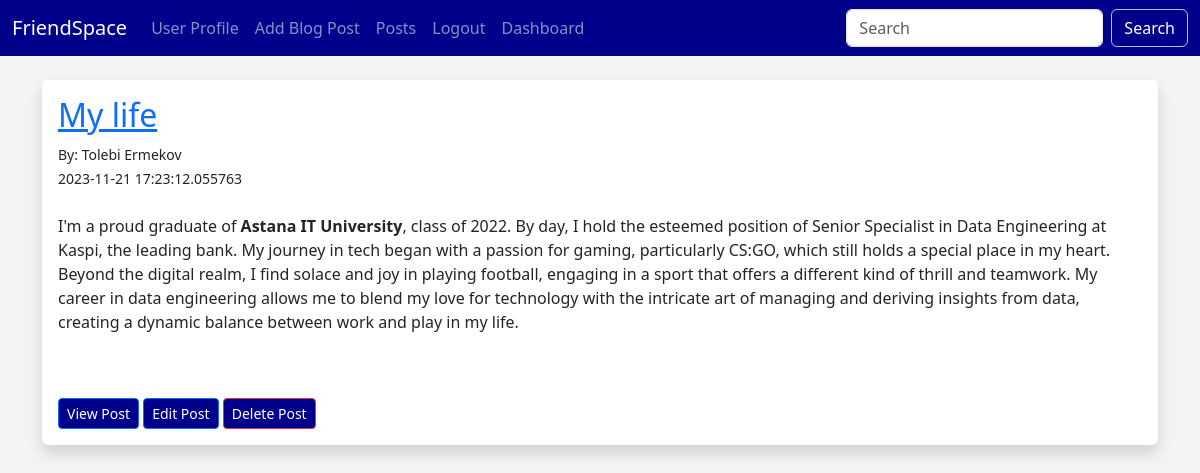
/profile (signed in), run on the app's committed database.
### flaskblog/database.py (models this page shows, shortened)
class Posts(db.Model):
    id = db.Column(db.Integer,primary_key=True)
    title = db.Column(db.String(255))
    content = db.Column(db.Text)
    date_posted = db.Column(db.DateTime,default=datetime.utcnow)
    slug = db.Column(db.String(256))
    poster_id = db.Column(db.Integer, db.ForeignKey('users.id'))

class Users(db.Model,UserMixin):
    id = db.Column(db.Integer,primary_key=True,unique=True)
    username = db.Column(db.String(200),nullable=False)
    name = db.Column(db.String(200),nullable=False)
    email = db.Column(db.String(120),nullable=False,unique=True)
    about_author = db.Column(db.Text(500),nullable=True)
    date_added = db.Column(db.DateTime,default=datetime.utcnow)
    profile_pic = db.Column(db.String(200),nullable=True )
    password_hash = db.Column(db.String(130),nullable=False)
    posts = db.relationship('Posts',backref='poster')
    @property
    def password(self):
        raise AttributeError('password is not a readable attribute!')

### flaskblog/main.py (the view)
@app.route("/profile")
@login_required
def user():
    user_id = current_user.id
    posts = Posts.query.filter_by(poster_id=user_id).order_by(Posts.date_posted.desc()).all()
    return render_template('user.html', posts=posts)

### flaskblog/webforms.py
class SearchForm(FlaskForm):
    searched = StringField("Searched",validators=[DataRequired()])
    submit = SubmitField("Submit")

### flaskblog/database.py (called while the page is built)
@login_manager.user_loader
def load_user(user_id):
    return Users.query.get(int(user_id))

### flaskblog/main.py (called while the page is built)
@app.context_processor
def base():
    form = SearchForm()
    return dict(form=form)

### flaskblog/templates/user.html (shortened to what this page needs)
{% extends 'base.html' %}
{% block content %}
{% if posts %}
    {% for post in posts %}
        <div class="shadow p-3 mb-5 bg-body rounded">
            <h2><a href="{{ url_for('users_post', id=post.id) }}">{{ post.title }}</a></h2>
            <small>By: {{ post.poster.name }}<br>
                {{ post.date_posted }}</small><br><br>
            {{ post.content|safe }}<br><br>
            <a href="/posts/{{ post.id }}" class="btn btn-primary btn-sm">View Post</a>
            <a href="/posts/edit/{{ post.id }}" class="btn btn-primary btn-sm">Edit Post</a>
            <a href="/posts/delete/{{ post.id }}" class="btn btn-outline-danger btn-sm">Delete Post</a>
            <br>
        </div>
        <br>
    {% endfor %}
{% else %}
    <p>No posts found.</p>
{% endif %}
{% endblock %}

### flaskblog/static/css/style.css (style rules this page uses)
body { background: #F4F4F4; }
.btn { background-color: darkblue; color: #fff; }
.btn { transition: transform 0.2s ease-in-out; }

### data on the page
Posts: title "My life", poster.name "Tolebi Ermekov", date_posted "2023-11-21 17:23:12.055763", content "I'm a proud graduate of Astana IT University , class of 2022. By day, I hold the esteemed position of Senior Specialist in Data Engineering at Kaspi, the leading bank. My journey in tech began with a passion for gaming, particularly CS:GO, which still holds a special place in my heart. Beyond the digital realm, I find solace and joy in playing football, engaging in a sport that offers a different kind of thrill and teamwork. My career in data engineering allows me to blend my love for technology with the intricate art of managing and deriving insights from data, creating a dynamic balance between work and play in my life."
